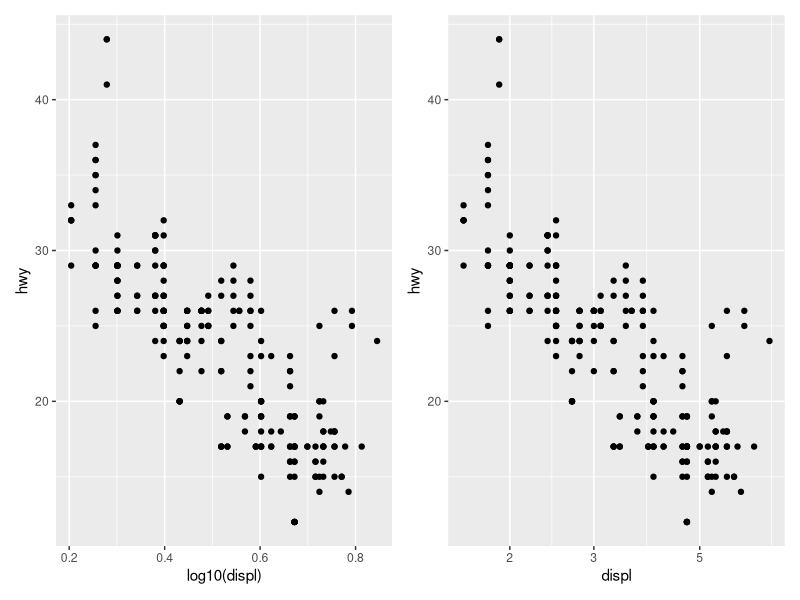
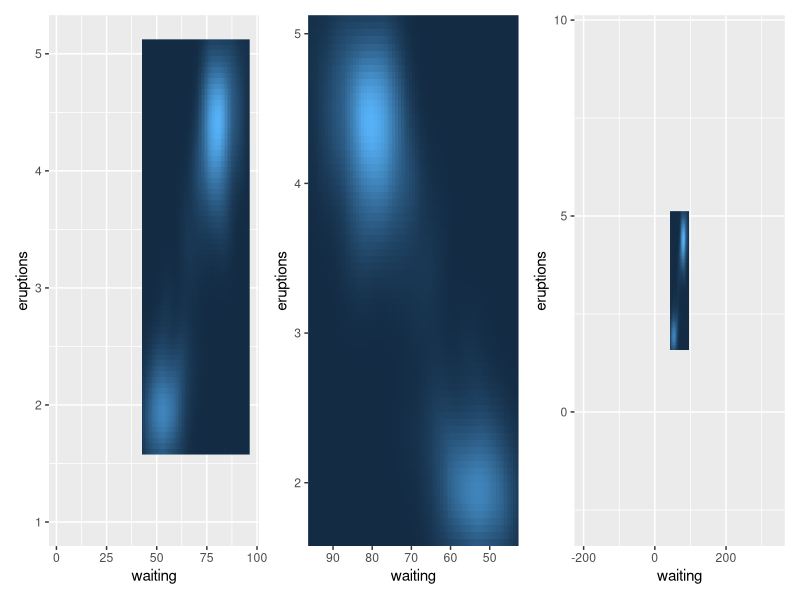
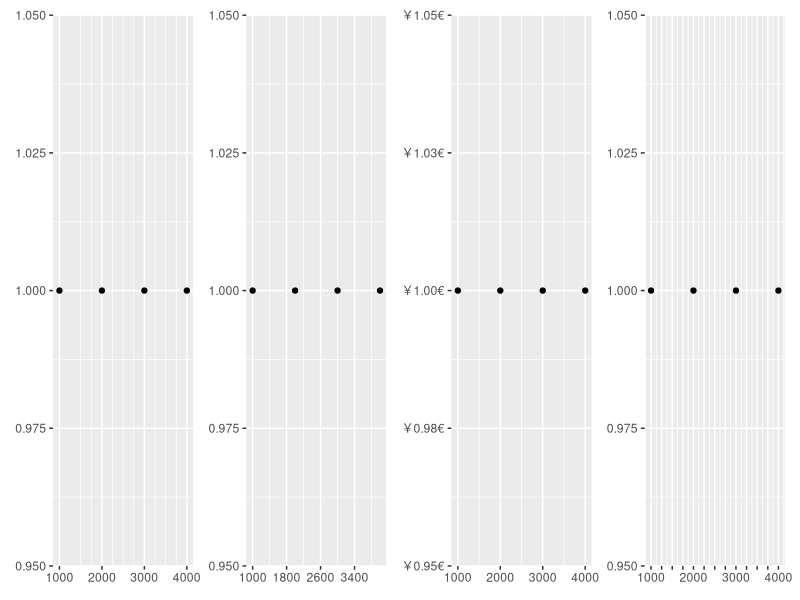

Recreate these plots in R, in order.
## ---- chunk 1
knitr::opts_chunk$set(warning = F, message = F, cache = TRUE,tidy=F,fig.align='center',fig.showtext=TRUE,results="hold",fig.show = "hold")
library(tidyverse)
library(patchwork)
## ---- chunk 2
# manual transformation
ggplot(mpg, aes(log10(displ), hwy)) + 
  geom_point() |

# transform using scales
ggplot(mpg, aes(displ, hwy)) + 
  geom_point() + 
  scale_x_log10()
## ---- chunk 3
ggplot(faithfuld, aes(waiting, eruptions)) + 
  geom_raster(aes(fill = density)) + 
  theme(legend.position = "none") +
  expand_limits(x=1,y=1)|

ggplot(faithfuld, aes(waiting, eruptions)) + 
  geom_raster(aes(fill = density)) + 
  scale_x_continuous(expand = c(0,0),trans = "reverse") + 
  scale_y_continuous(expand = c(0,0)) +
  theme(legend.position = "none")|
  
ggplot(faithfuld, aes(waiting, eruptions)) + 
  geom_raster(aes(fill = density)) +
  # multiply 5
  scale_x_continuous(expand = c(5,0)) + 
  # add 5 at each side
  scale_y_continuous(expand = c(0,5)) +
  theme(legend.position = "none")
## ---- chunk 4
toy <- data.frame(
  const = 1,   up = 1:4,  txt = letters[1:4], 
  big = (1:4)*1000,  log = c(2, 5, 10, 2000))
# add breaks without labels
brks = seq(500, 4000, 250)
lbs <- ifelse(brks%%1000 == 0, brks, "")
# plot
axs <- ggplot(toy, aes(big, const)) + geom_point() + labs(x = NULL, y = NULL)
# minor breaks
axs + scale_x_continuous(breaks = scales::breaks_extended(n = 4),
                         minor_breaks = seq(1500,4000,250))|
# use offset to control breaks
axs + scale_x_continuous(breaks = scales::breaks_width(800, offset = 200))|
# control labels
axs + scale_y_continuous(labels = scales::label_dollar(prefix = "￥", suffix = "€"))|
# breaks without labels
axs + scale_x_continuous(breaks = brks, labels = lbs)
